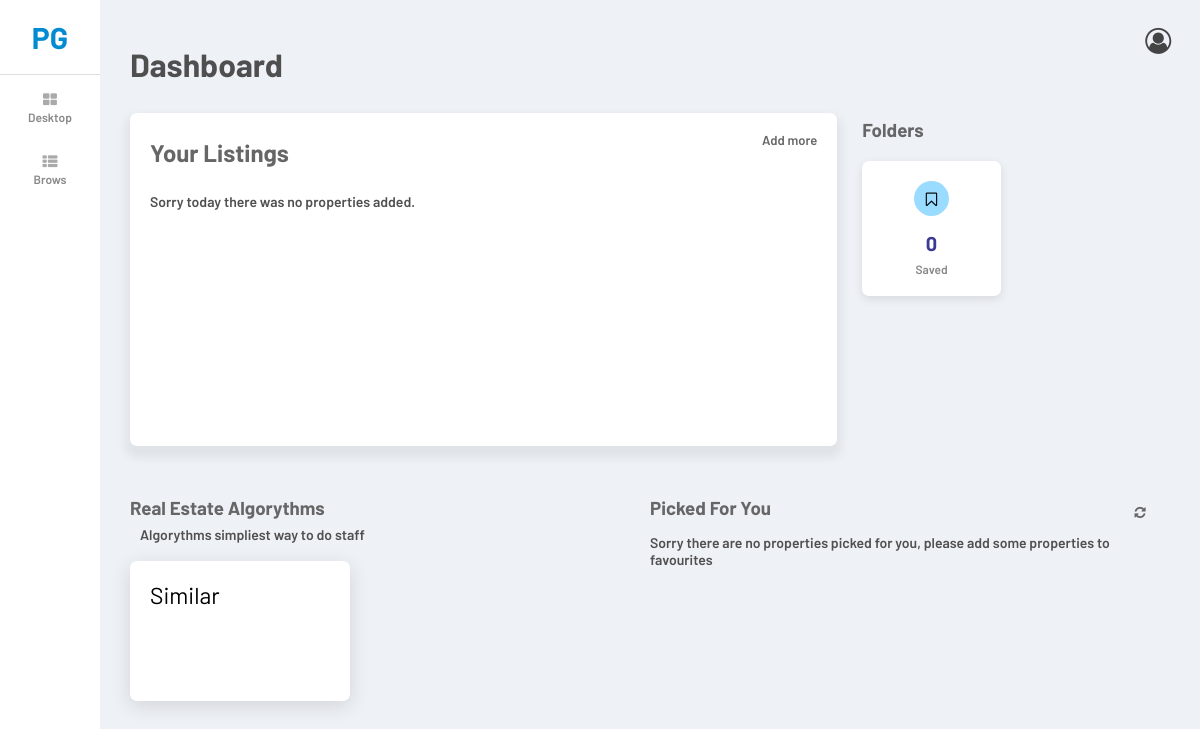
/users/ (signed in), run on an earlier commit of the app's database.
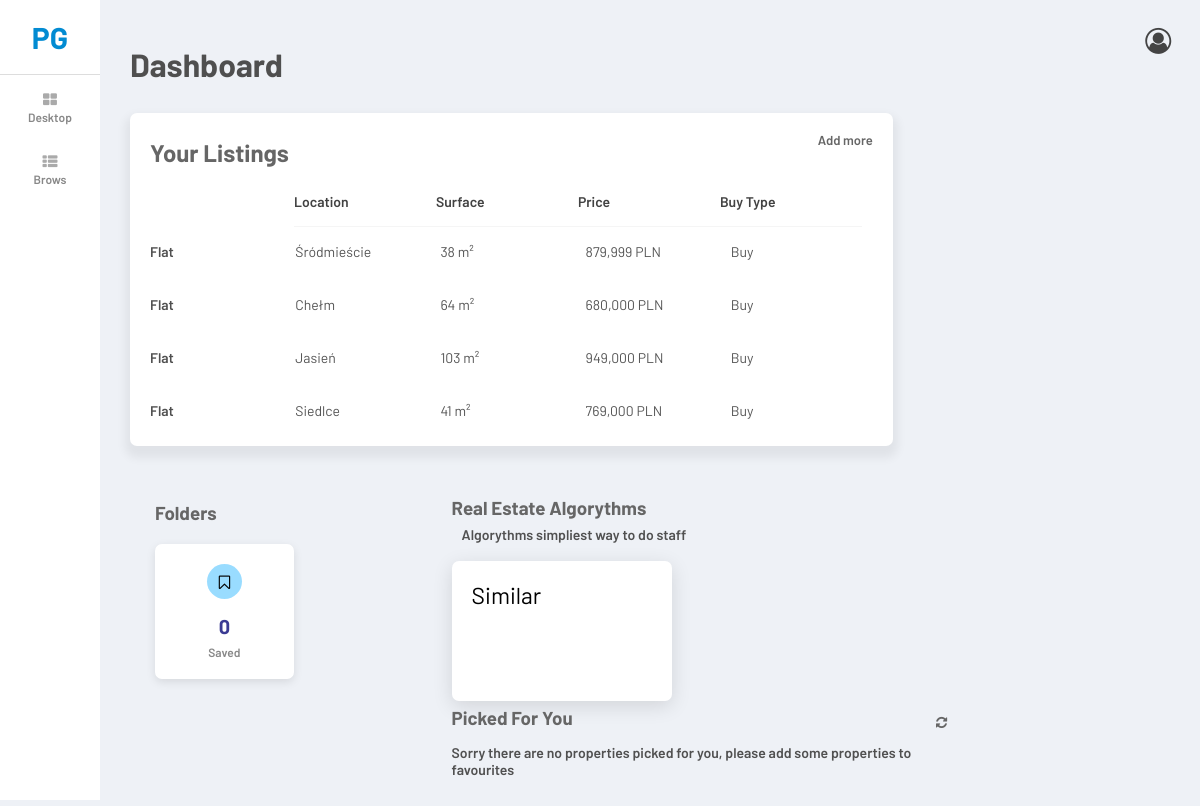
And on a later commit of the database.
### properties/models.py (models this page shows, shortened)
class Property(models.Model):
	url = models.CharField(max_length=200)
	price = models.IntegerField(null=True, blank=True)
	surface = models.IntegerField(null=True, blank=True)
	location = models.CharField(max_length=50, null=True, blank=True)
	t_property = models.CharField(max_length=45, null=True, blank=True)
	t_sell = models.CharField(max_length=45, null=True, blank=True)
	s_plot = models.IntegerField(null=True, blank=True)
	t_plot = models.CharField(max_length=45, null=True, blank=True)
	n_rooms = models.IntegerField(null=True, blank=True)
	floor = models.IntegerField(null=True, blank=True)
	n_floors = models.IntegerField(null=True, blank=True)
	t_construction = models.CharField(max_length=45, null=True, blank=True)
	p_condition = models.CharField(max_length=45, null=True, blank=True)
	build_year = models.IntegerField(null=True, blank=True)
	market = models.CharField(max_length=45, null=True, blank=True)
	longitude = models.FloatField(null=True, blank=True)
	latitude = models.FloatField(null=True, blank=True)
	date_added = models.DateField(null=True)
	date_created = models.DateField(null=True)
	class Meta:
		db_table = 'estates'

### users/views.py (the view)
# urls.py: path('', home_view, name='users-home'),
@login_required(login_url='login')
def home_view(request):
	username = request.user.username
	boxes = [
		{
			'number': Property.objects.filter(saved__email=username).count,
			'text': 'Saved',
		},
	]
	user_picked = Picked.objects.filter(username__exact=username).exclude(was_picked=True).order_by('id')[:5]
	picked = [Property.objects.get(url=picked_obj.property_url) for picked_obj in user_picked]
	context = {
		'today_objects': Property.objects.filter(date_added__gte=datetime.datetime.now().strftime('%Y-%m-%d')).order_by('-id')[:10],
		'picked_objects': picked,
		'box_list': boxes,
	}
	return render(request, 'users/dashboard.html', context)

### users/templates/users/dashboard.html (shortened to what this page needs)
{% extends 'base.html' %}
{% load static %}
{% load humanize %}
{% block head %}
	<link rel="stylesheet" type="text/css" href="{% static 'users/dashboard.css' %}">
	<link rel="stylesheet" type="text/css" href="{% static 'properties/more.css' %}">
	<link rel="stylesheet" type="text/css" href="{% static 'fontello/css/fontello.css' %}">
{% endblock %}
{% block content %}
	<main>
		<header>
			<h1>Dashboard</h1>
		</header>
		<div>
			<div class="today_listings">
				<div>
					<h2 class="base_h">Your Listings</h2>
					<a href="{% url 'properties:properties-create' %}" class="see_more">Add more</a>
				</div>
				<div>
					{% if today_objects.count != 0 %}
						<div class="item-header">
							<p class="base_text_b">Location</p>
							<p class="base_text_b">Surface</p>
							<p class="base_text_b">Price</p>
							<p class="base_text_b">Buy Type</p>
						</div>
					{% endif %}
					<div style="height: 218px; overflow-y: scroll;">
						{% for item in today_objects %}
							{% if forloop.counter <= 10 %}
								<div class="today_item">
									<p class="base_text_sb">{{ item.t_property|capfirst }}</p>
									<p class="base_text">{{ item.location }}</p>
									<p class="base_text">{{ item.surface }} m&sup2;</p>
									<p class="base_text">{{ item.price|intcomma }} PLN</p>
									<p class="base_text">{{ item.t_sell|capfirst }}</p>
								</div>
							{% endif %}
						{% empty %}
							<p class="base_text_sb zero_info">Sorry today there was no properties added.</p>
						{% endfor %}
					</div>
				</div>
			</div>
			<div class="block_section">
				<h3 class="base_h">Folders</h3>
				<div>
					{% for box in box_list %}
						<div class="block">
							<a href="{% url 'users:users-saved' %}">
								<i class="icon-bookmark-empty"></i>
								<b>{{ box.number }}</b>
								<p class="base_text_s">{{ box.text }}</p>
							</a>
						</div>
					{% endfor %}
				</div>
			</div>
			<div class="algorythms">
				<h3 class="base_h">Real Estate Algorythms</h3>
				<p class="base_text_sb">Algorythms simpliest way to do staff</p>
				<div>
					<div class="alg_box">
						<a href="">
							<h5>Similar</h5>
						</a>
					</div>
				</div>
			</div>
			<div class="listings_small">
				<h3 class="base_h">Picked For You</h3>
				<p class="refresh" style="float: right; margin-top: -30px; font-size: 13px; font-weight: 600; color: #666; transition: .75s; transform: rotate(0);"><i class="icon-arrows-cw"></i></p>
				<div class="main_listings_small">
					{% for item in picked_objects %}
						{% if forloop.counter <= 5 %}
							<div class="lising_row_conteiner" style="position: relative;">
								<div class="lising_row_small">
									<p class="base_text">{{ item.t_property|capfirst }}</p>
									<p class="base_text">{{ item.location }}</p>
									<p class="base_text">{{ item.surface }} m&sup2;</p>
									<p class="base_text">{{ item.price|intcomma }} PLN</p>
								</div>
								<div class="more">
									<button class="more_icon">
										<i class="icon-ellipsis-vert"></i>
									</button>
									<div class="more_options">
										<a href="{{ item.url }}" target="_blank">Visit</a>
										{% if item.url in saved_object_list %}
											<button class="save" name="{{ item.id }}">Unsave</button>
										{% else %}
											<button class="save" name="{{ item.id }}">Save</button>
										{% endif %}
										<button class="not_interested" name="{{ item.id }}">Dislike</button>
									</div>
								</div>
							</div>
						{% endif %}
					{% empty %}
						<p class="base_text_sb">Sorry there are no properties picked for you, please add some properties to favourites</p>
					{% endfor %}
				</div>
			</div>
		</div>
	</main>
{% endblock %}

### templates/base.html (shortened to what this page needs)
{% load static %}
<!DOCTYPE html>
<html>
<head>
	<link rel="stylesheet" type="text/css" href="{% static 'style.css' %}">
	<link rel="stylesheet" type="text/css" href="{% static 'fontello/css/fontello.css' %}">
	{% block head %}
	{% endblock %}
</head>
<body>
	{% include 'snippets/side_nav.html' %}
	<header>
		<div class="user_box">
			<i class="icon-user-circle-o more_icon"></i>
		</div>
	</header>
	<div class="content">
		{% block content %}
		{% endblock %}
	</div>
</body>
</html>

### templates/snippets/side_nav.html (shortened to what this page needs)
<nav>
	<div class="nav_base">
		<div class="nav_box logo_box">
			<a href="{% url 'landing_page' %}" style="color: rgb(2, 139, 210);">PG</a>
		</div>
		<div class="nav">
			<div class="nav_box">
				<a href="{% url 'users:users-home' %}">
          <i class="icon-th-large"></i>
          <p class="base_text_s">Desktop</p>
        </a>
			</div>
			<div class="nav_box">
				<a href="{% url 'properties:properties-list' %}">
					<i class="icon-th-list"></i>
					<p class="base_text_s">Brows</p>
				</a>
			</div>
		</div>
	</div>
</nav>

### static/style.css (style rules this page uses)
nav { position: fixed; top: 0; left: 0; height: 100vh; background-color: #ffffff; max-width: 100px; }
.nav_base { float: left; position: relative; z-index: 200; background-color: #ffffff; height: 100vh; }
.nav_box.logo_box { height: 75px; border-bottom: 1px solid #ddd; font-size: 30px; font-weight: bold; line-height: 75px; padding: 0; }
.nav_box { width: 100px; height: 62px; color: #aaa; padding: 14px 0; transition: .2s; }
.nav_box a { color: #aaa; text-decoration: none; }
.nav_box i { font-size: 15px; }
.nav_box p { margin-top: 2px; }

### users/static/users/dashboard.css (style rules this page uses)
.today_listings { text-align: left; background-color: #fff; min-width: 68%; max-width: 775px; height: 333px; border-radius: 7px; box-shadow: 0px 7px 10px 5px rgb(0, 0, 0, .06); padding: 25px 20px 20px 20px; float: left; margin-bottom: 50px }
.today_listings h2 { margin: 0; padding: 0; padding-bottom: 10px; }
.today_listings .see_more { float: right; margin-top: -45px; font-size: 13px; font-weight: 600; color: #666; text-decoration: none; }
.today_listings div div p { display: inline-block; width: 142px; height: 50px; line-height: 30px; margin: 0; padding: 10px 0; overflow-x: hidden; }
.item-header { height: 50px; }
.item-header p { float: left; width: 146px; height: 50px; border-bottom: 1px solid #f5f5f5; line-height: 50px; padding: 0; overflow: hidden; }
.item-header:first-child { margin-left: 144px; }
.today_listings p:first-child { font-weight: 600; }
.block_section { width: 29%; height: 333px; float: left; margin-left: 20px; margin-bottom: 50px; }
.block_section h3 { padding-top: 5px; padding-bottom: 20px; padding-left: 5px; }
.block_section .block { width: 46%; display: inline-block; padding: 20px 30px; background-color: #fff; border-radius: 7px; margin: 15px 5px; margin-top: 0px; box-shadow: 0px 3px 10px 0px rgba(0, 0, 0, 0.1); }
.block_section .block a { color: #000; text-decoration: none; }
.block_section .block a > * { display: block; margin: 0; padding: 0; text-align: center; }
.block_section .block a > *:not(:last-child) { margin-bottom: 7px; }
.block_section .block a > *:nth-child(1) { margin-bottom: 15px; }
.block_section .block i { display: block; margin: 0 auto; width: 35px; height: 35px; line-height: 35px; border-radius: 50%; }
.block_section .block i { background-color: rgba(0, 167, 255, 0.4); }
.block_section .block b { font-size: 20px; color: rgb(59, 59, 147); margin-top: 10px; }
.algorythms { width: 50%; float: left; }
.algorythms h3 { padding-bottom: 7px; }
.algorythms p { padding-bottom: 13px; padding-left: 10px; }
.alg_box { height: 140px; width: calc(50% - 40px); margin: 5px 0; margin-right: 30px; display: inline-block; background-color: #fff; padding: 20px; border-radius: 7px; box-shadow: 0px 5px 20px 0px rgba(0, 0, 0, 0.12) }
.alg_box a { text-decoration: none; color: #000; display: block; width: 100%; height: 100%; }
.alg_box a h5 { margin: 0; font-size: 23px; font-weight: 400; }
.listings_small { width: 48%; float: left; }
.listings_small h3 { padding-bottom: 15px; }

### properties/static/properties/more.css (style rules this page uses)
.more_icon { text-align: center; line-height: 50px; float: right; width: 50px; height: 50px; position: relative; z-index: 50; background-color: transparent; border: none; font-size: 15px; outline: none; }

### templates/base.html (style rules this page uses)
* { margin: 0; padding: 0; box-sizing: border-box; }
body { font-family: 'Barlow', sans-serif; background-color: rgb(238, 241, 246); text-align: center; }
.content { width: calc(100vw - 100px); }
main { width: 100%; margin-left: 100px; transition: .75s; padding-right: 0; text-align: left; }
main > header { padding: 30px 0px 30px 30px; text-align: left; color: #4f4f4f; transition: .75s }
main > div { padding: 0 30px; }
.base_text { color: #555; font-size: 14px; font-weight: 400; }
.base_text_s { font-size: 12px; color: #888; font-weight: 600; }
.base_text_sb { color: #505050; font-size: 14px; font-weight: 600; }
.base_text_b { color: #424242; font-size: 14px; font-weight: 600; }
.base_h { color: #666; }
body > header { height: 15px; }
.user_box { width: 200px; height: 10px; float: right; position: relative; }
.user_box .more_icon { height: 30px; width: 30px; border-radius: 50%; position: absolute; top: 15px; right: 30px; font-size: 26px; color: #444; box-sizing: content-box; padding-bottom: 20px; }

What changed in the data, as far as the page shows it:
added Property: t_property "Flat", location "Śródmieście", surface "38", price "879,999", t_sell "Buy"
added Property: t_property "Flat", location "Chełm", surface "64", price "680,000", t_sell "Buy"
added Property: t_property "Flat", location "Jasień", surface "103", price "949,000", t_sell "Buy"
added Property: t_property "Flat", location "Siedlce", surface "41", price "769,000", t_sell "Buy"
Also different on the page:
text no longer shown: "Sorry today there was no properties added."
text now shown: "Location Surface Price Buy Type"
